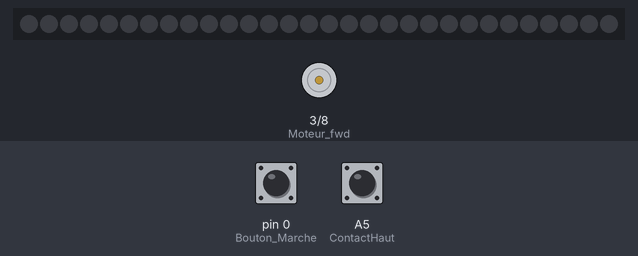
This sketch was run on a simulated Arduino Uno, built with avr-gcc and run on an emulated ATmega328P. Shown: 30 RGB LEDs in strip order, left to right, motor-driver pin pairs drawn as motors (green arrow = first pin HIGH = forward, orange = second pin HIGH = backward, longer = more drive, scaled by the enable pin). The inputs (shaded band) are chosen by the test bench; at power-on: pin 0 (Bouton_Marche) HIGH, A5 (ContactHaut) HIGH. Colours are those a GRB WS2812 strip shows for the declared byte order.

Above: at 1.2 s.
1.3 s: pin 0 (Bouton_Marche) pulled LOW for 0.15 s
At 1.47 s:
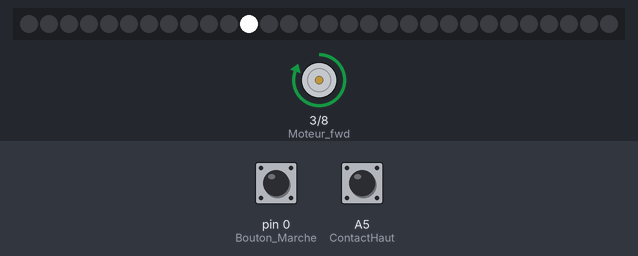
4.3 s: A5 (ContactHaut) pulled LOW for 0.15 s
At 4.58 s:
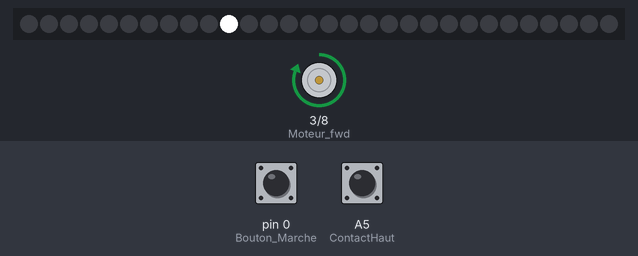
7.3 s: A5 (ContactHaut) pulled LOW for 1 s
At 7.69 s:
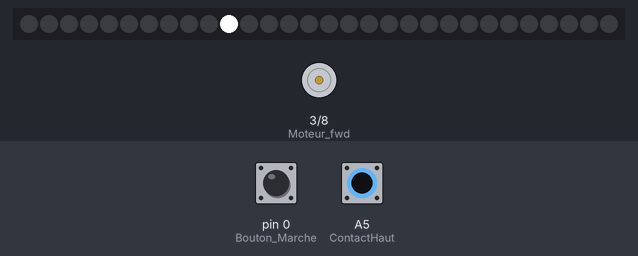
Timing chart, 0 to 10.3 s (numbered marks = the images above; inputs shaded):
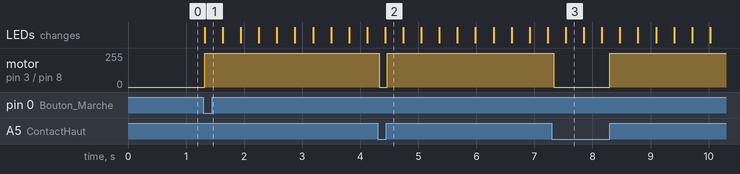

Measured:
- after the input at 1.3 s, motor on pin 3 (Moteur_fwd) / pin 8 (Moteur_rev): stopped → forward 255/255 at once; the LEDs: change at once (image 1)
- after the input at 4.3 s, motor on pin 3 (Moteur_fwd) / pin 8 (Moteur_rev): forward 255/255 → stopped at once, → forward 255/255 0.14 s later
- after the input at 7.3 s, motor on pin 3 (Moteur_fwd) / pin 8 (Moteur_rev): forward 255/255 → stopped at once, → forward 255/255 0.97 s later

The sketch:

codeArduinoV2.0.ino
```cpp
int TEMPS_MAX = 12;
int TEMPS_ATT = 100;

#include <FastLED.h>

#define NbLED 30
int c = 0;
bool boutonAppuye = false;
bool versBas = false;
int LEDaAllumer=0;
int LEDaEteindre=NbLED-1;
CRGB leds[NbLED];

void setup() {
  // put your setup code here, to run once:

pinMode (0, INPUT_PULLUP);//Bouton Marche
pinMode (2, OUTPUT);//LED data pin
FastLED.addLeds<WS2812B, 2, RGB>(leds, NbLED);
pinMode (3, OUTPUT);//Moteur fwd
pinMode (8, OUTPUT);//Moteur rev
pinMode (9, OUTPUT);//moteur enable
pinMode (A4, INPUT_PULLUP);//ContactBas
pinMode (A5, INPUT_PULLUP);//ContactHaut
digitalWrite (9, HIGH);
versBas = digitalRead (A5)==LOW;};

void loop() {
  c++;
  // put your main code here, to run repeatedly:
  if (digitalRead (0)==LOW){
  boutonAppuye = true;};

  if (boutonAppuye) {
    if (versBas and digitalRead (A4)==LOW){
      digitalWrite(8,LOW);}
    else if (versBas and digitalRead (A4)==HIGH){
      digitalWrite (8,HIGH);}
    else if  ((not versBas) and digitalRead (A5)==HIGH){
      digitalWrite (3,HIGH);}
    else {digitalWrite (3,LOW);};
   LEDaEteindre = LEDaAllumer;
   LEDaAllumer = c%NbLED;
   leds[LEDaAllumer]=CRGB::White;
   leds[LEDaEteindre]=CRGB::Black;
   FastLED.show();

    };
    delay(33);
}
```
